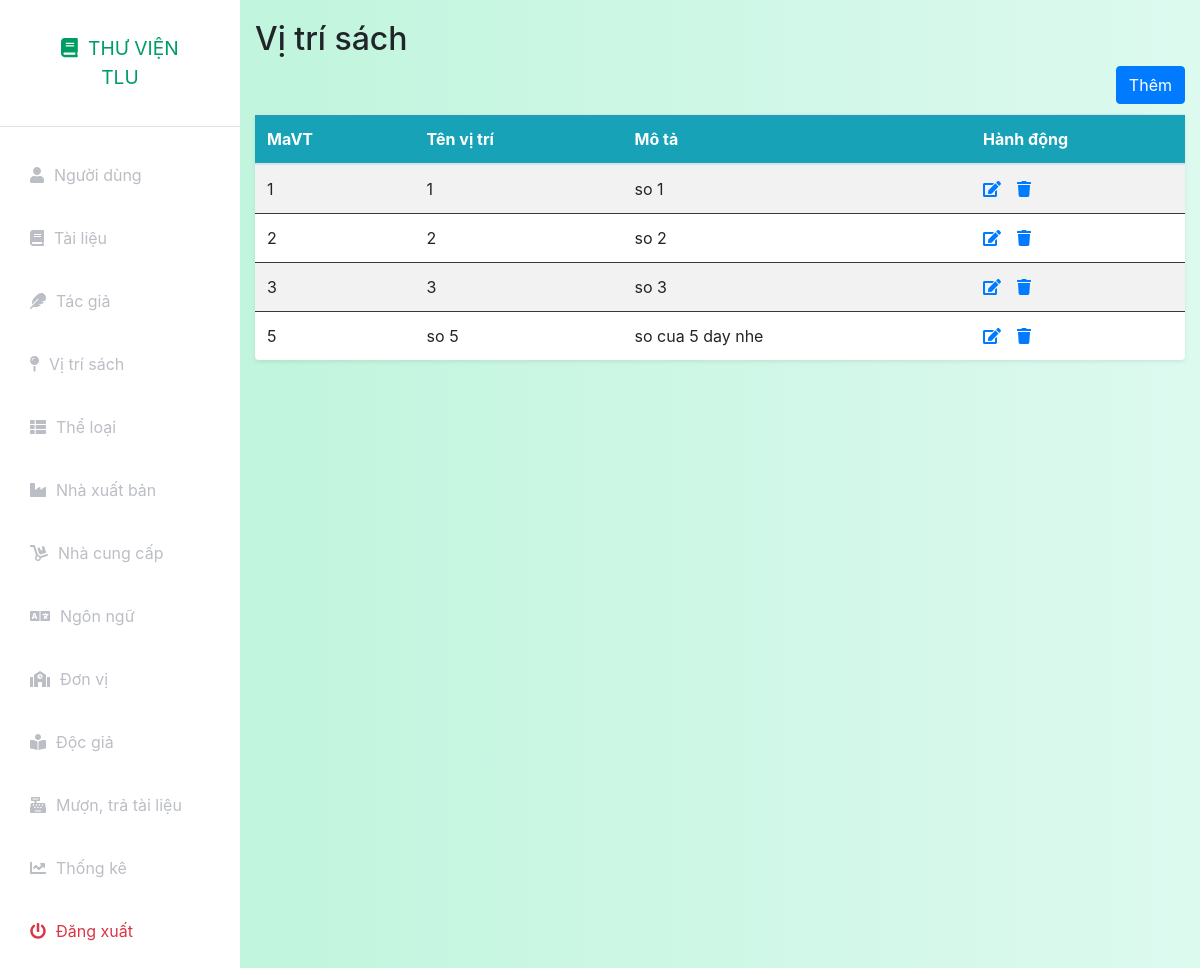
The app's page /index.php?controller=position&action=index (signed in), older data.
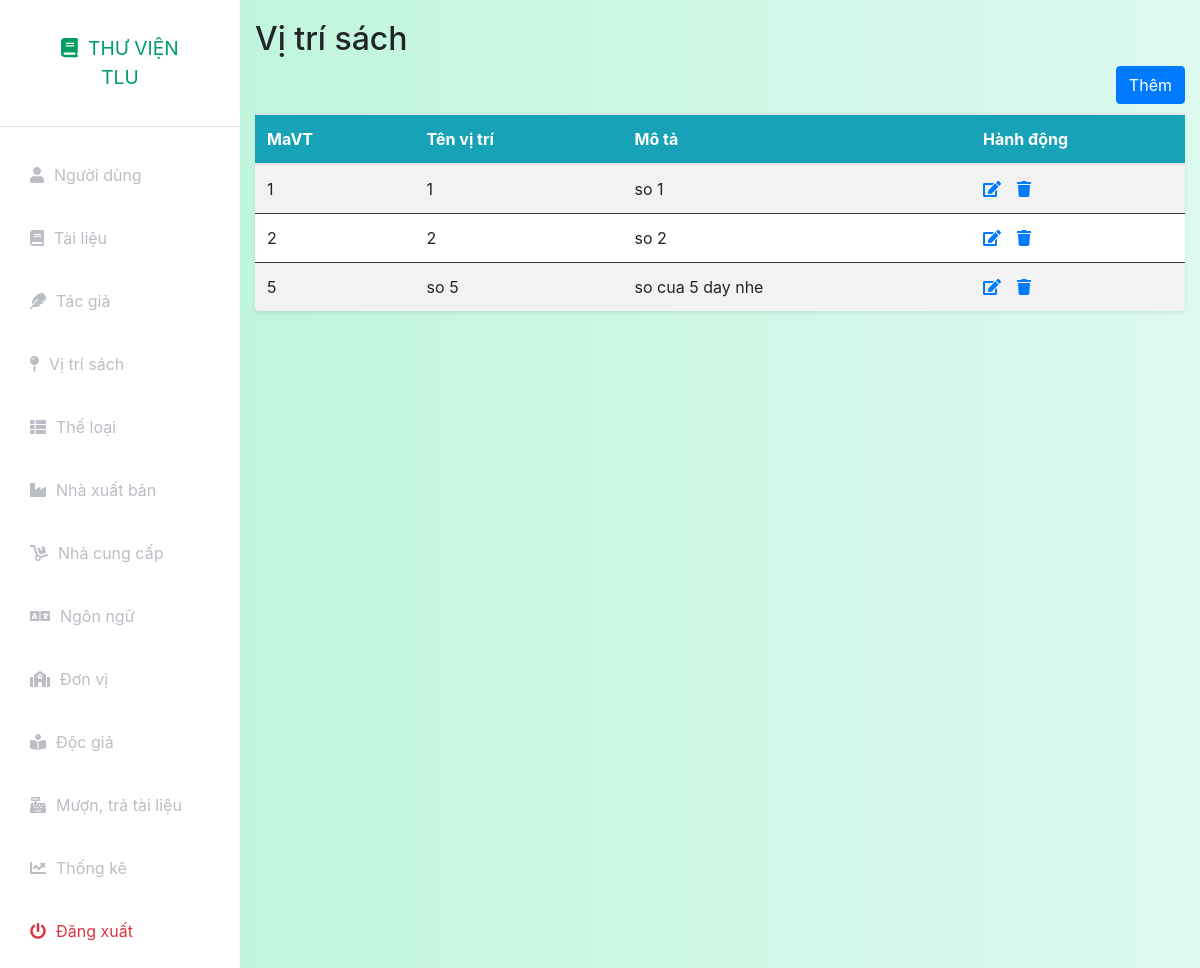
The same page, newer data.
### tables this page shows
CREATE TABLE `vitri` (
  `MaVT` int(11) NOT NULL,
  `TenVT` text NOT NULL,
  `MoTa` text NOT NULL,
  `status` int(11) NOT NULL DEFAULT 1
);

### config.php (called while the page is built, shortened)
<?php
function getalldata($query)
{
    global $connect;
    $result=mysqli_query($connect,$query);
    if(mysqli_num_rows($result)>0)
        return mysqli_fetch_all($result,MYSQLI_ASSOC);
    else
        return false;
}
?>

### models/Position.php (called while the page is built, shortened)
<?php
include_once('./config.php');
class Position
{
    public static function index()
    {
        $query = "select * from vitri";
        $data = getalldata($query);
        return $data;
    }
}

### views/position/index.php (the view)
<div class="container-fluid" style="padding-top:20px">
    <h2>Vị trí sách</h2>
    <table class="table table-striped bg-white rounded shadow-sm  table-hover">
    <div class="d-grid gap-2 d-md-flex justify-content-md-end">
        <a name="" id="" class="btn btn-primary" href="index.php?controller=position&action=add" role="button" style="margin-bottom:10px">Thêm</a>
    </div>
        <thead class="bg-info text-white">
            <tr class="border-dark">
                <th>MaVT</th>
                <th>Tên vị trí</th>
                <th>Mô tả</th>
                <th style="width: 23%;">Hành động</th>
            </tr>
        </thead>
        <tbody>
            <?php
            if (isset($data) && is_array($data)) {
                foreach ($data as $document) {
                    if ($document['status'] == 1) {
                        echo "<tr>";
                        echo "<td class=\"border-dark\" scope=\"row\">" . $document['MaVT'] . "</td>";
                        echo "<td class=\"border-dark\">" . $document['TenVT'] . "</td>";
                        echo "<td class=\"border-dark\">" . $document['MoTa'] . "</td>";
                        echo '<td class="border-dark">';
                        echo '<a href="index.php?controller=position&action=edit&MaVT=' . $document['MaVT'] . '"><i class="fas fa-edit"></i></a>';
                        echo '<a class="ml-3" onclick="return confirm(\'Bạn có muốn xóa?\')" href="index.php?controller=position&action=delete&MaVT=' . $document['MaVT'] . '"><i class="fas fa-trash"></i></a>';
                        echo "</tr>";
                    }
                }
            }
            ?>
    </table>
</div>

Row changes from the older to the newer data that the page shows:
no longer on this page (row edited): vitri: MaVT "3", TenVT "3", MoTa "so 3"
